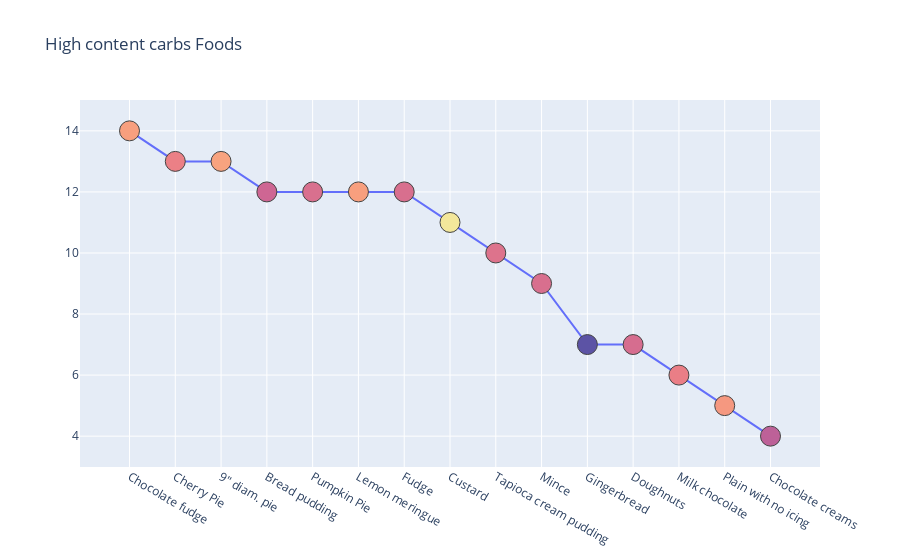

Source (notebook cell):
### Markdown cell above
### Carbs are seen to be rich in bread cereal foodgrains and dessert, analyse the foods of them for carbs

### Code cell
cereal_dessert = Nutrients[Nutrients['Category'].isin(['Bread cereals fastfoodgrain', 'Desserts sweets'])]
cereal_dessert_sort = cereal_dessert.sort_values(by ='Fat', ascending= False)
cereal_dessert_15 = cereal_dessert_sort.head(15)

graph = go.Figure(go.Scatter(x = cereal_dessert_15['Food'], y = cereal_dessert_15['Fat'],
    marker=dict(
        color=np.random.randn(15), colorscale='sunset', line_width=1,size = 20 )))
graph.update_layout(title = 'High content carbs Foods')
graph.show()

### Figure 1 — Plotly figure (JSON) as saved in the notebook; plotly's stock layout.template omitted (floating-point values rounded to 4 significant figures)
{"data": [{"marker": {"color": [-0.3417, 0.1859, -0.4109, 0.759, 0.5391, -0.3488, 0.5592, -1.483, 0.4633, 0.5602, 1.883, 0.5998, 0.2151, -0.2302, 0.9691], "colorscale": [[0, "rgb(243, 231, 155)"], [0.1667, "rgb(250, 196, 132)"], [0.3333, "rgb(248, 160, 126)"], [0.5, "rgb(235, 127, 134)"], [0.6667, "rgb(206, 102, 147)"], [0.8333, "rgb(160, 89, 160)"], [1, "rgb(92, 83, 165)"]], "line": {"width": 1}, "size": 20}, "type": "scatter", "x": ["Chocolate fudge", "Cherry Pie", "9\" diam. pie", "Bread pudding", "Pumpkin Pie", "Lemon meringue", "Fudge", "Custard", "Tapioca cream pudding", "Mince", "Gingerbread", "Doughnuts", "Milk chocolate", "Plain with no icing", "Chocolate creams"], "y": [14, 13, 13, 12, 12, 12, 12, 11, 10, 9, 7, 7, 6, 5, 4]}], "layout": {"title": {"text": "High content carbs Foods"}}}
